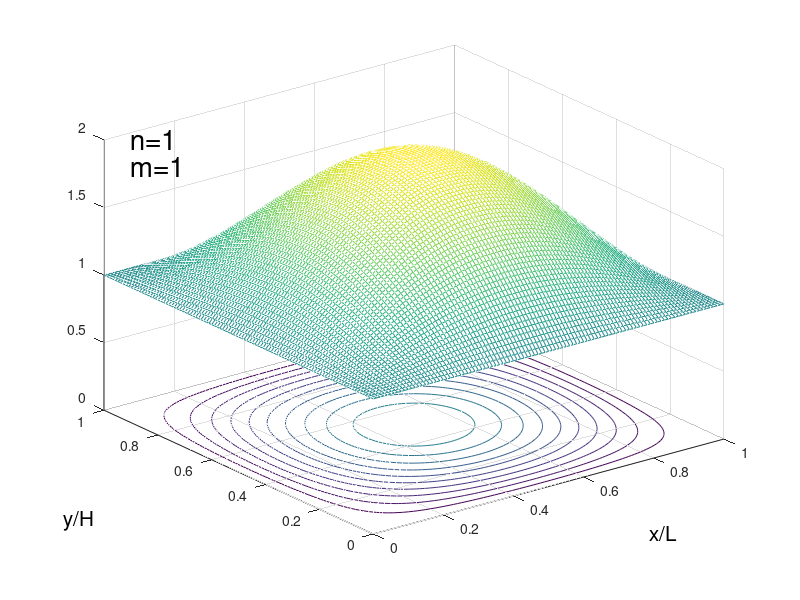

This chart was generated by the following MATLAB code:
n=1
m=1
x=0:0.01:1;
y=0:0.01:1;
[X,Y]=meshgrid(x,y);
U=1+sin(n.*pi.*X).*sin(m.*pi.*Y);
mesh(x,y,U)
hold on
V=U-1;
contour(x,y,V)
axis([0 1 0 1 0 2])
text(0,.9,2.1,'n=1','fontsize',20)
text(0,.9,1.90,'m=1','fontsize',20)

text(0.5,-.375,0,'x/L','fontsize',15)
text(-.5,0.5,0,'y/H','fontsize',15)

hold off


